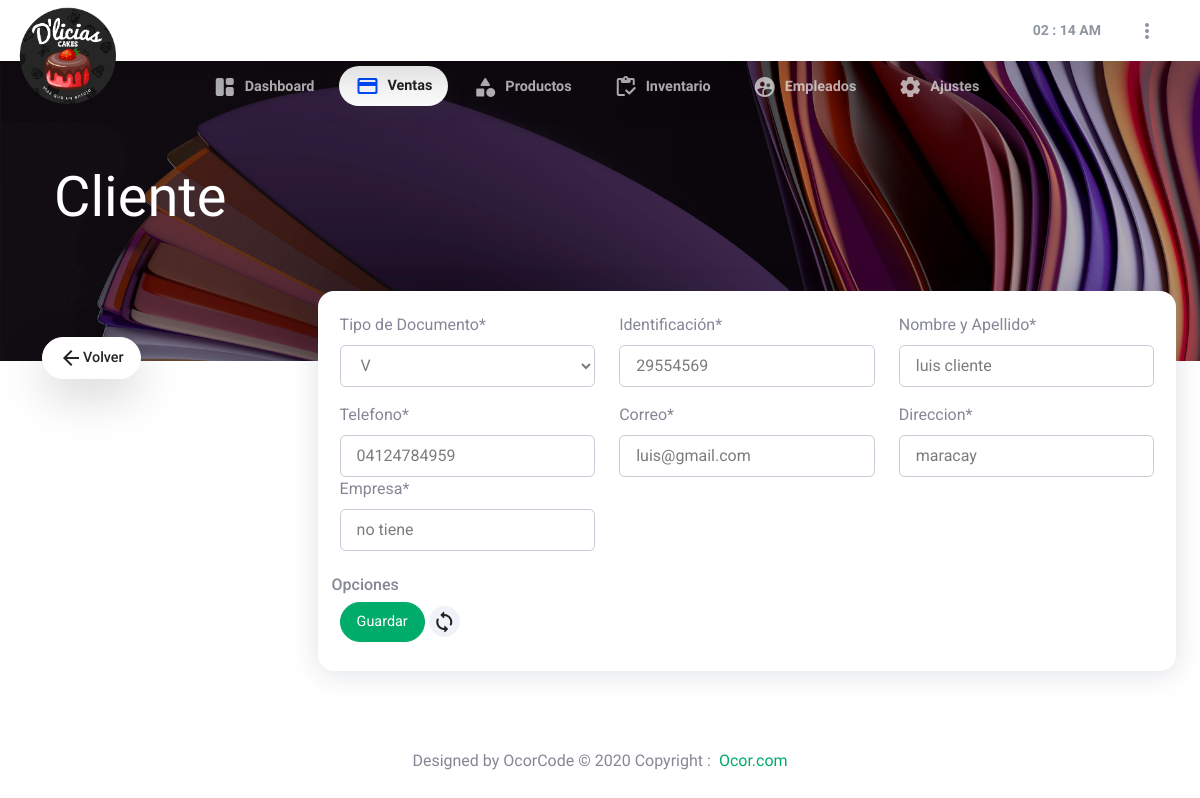
Screenshot of /views/Ventas/editar_cliente.php?id=3 (signed in) with the database file from the repository.
### tables this page shows
CREATE TABLE `cliente` (
  `id` int(11) NOT NULL,
  `tipo_documento` enum('Venezolano','Extranjero','Juridico','Pasaporte') NOT NULL,
  `identificacion` int(10) NOT NULL,
  `nombre` text NOT NULL,
  `telefono` varchar(20) NOT NULL,
  `correo` varchar(35) NOT NULL,
  `direccion` varchar(35) NOT NULL,
  `empresa` text NOT NULL,
  `borrado` char (1) DEFAULT 'N'
);

### controladores/clientes.php (called while the page is built, shortened)
<?php
require_once "auditoria.php";
 function buscarCliente(){
  global $db;
 $r = mysqli_query($db,"SELECT * FROM cliente WHERE id=$_REQUEST[id]");
    $temporal = mysqli_fetch_assoc($r);
  return $temporal;
}
 ?>

### views/ventas/editar_cliente.php (the view, shortened to what this page needs)
<?php
require_once "../../controladores/clientes.php";
$cliente = buscarCliente(); ?>
<!DOCTYPE html>
<html lang="en">
<head>
  <?php
  include ('../../php/head.php');
  ?>
</head>
<body onload="startTime()">
      <?php
      include ('../../php/navbar.php');
      include ('../../php/menu/menu_ventas.php');
      ?>
  <header class="page-header bg-img-cover overlay overlay-30" style="background-image: url(../../imagenes/fondo-Principal.jpg);">
  <div class="container" style="margin-top: 6rem;">
    <div class="row">
      <div class="col-lg-12">
        <h1 class="display-3 tct text-white">Cliente</h1>
      </div>
    </div>
  </div>
  </header>
  <div class="container">
            <div class="row" style="margin-top: -1.5rem; margin-bottom: 3rem;">
                <div class="dropdown no-caret">
                    <a class="btn btn-white rounded-pill shadow-lg"href="../ventas/index.php#seccion-2">
                    <i class="material-icons-outlined">arrow_back</i>
                    <div class="font-weight-500">Volver</div></a>
                </div>
            </div>
        </div>
  <section class="section-clientes">
    <div class="container-fluid">
      <div class="row justify-content-end">
      <div class="col-lg-9 mb-4 col-12">
          <div class="card o-visible mb-4 mt-4">
              <div class="card-body">
              <form  method="POST" name="form"  action="clientes_modificar.php" >
                  <div class="row">
                  <div class="col-lg-4 col-12">
                    <div class="form-group">
                      <label>Tipo de Documento*</label>
                      <select class="form-control select2" required="required" title="Seleccione la Nacionalidad" name="tipo_documento" style="width: 100%;">
                        <option value="Venezolano"  <?php if($cliente['tipo_documento'] == 'Venezolano' ) echo 'selected'; ?> >V</option>
                      </select>
                    </div>
                  </div>
                  <div class="col-lg-4 col-12" >
                    <label for="exampleInputEmail">Identificación*</label>
                    <input type="tel" onkeypress="var w = event.which == undefined? event.which : event.keyCode; return w>48 && w <57 && this.value.length<=7;" name="identificacion" class="form-control" title="Ingrese la Cedula" id="identificacion" required="required" value="<?= $cliente['identificacion']?>">
                    </div>
                  <div class="col-lg-4 col-12" >
                    <label><span>Nombre y Apellido*</span></label>
                    <input type="text" name="nombre" maxlength="20"  class="form-control" id="nombre" required="required" title="Ingrese Nombre y Apellido" value="<?= $cliente['nombre']?>">
                  </div>
                  <div class="col-lg-4 col-12">
                    <label><span>Telefono*</span></label>
                    <input type="tel" name="telefono"  onkeypress="var w = event.which == undefined? event.which : event.keyCode; return w>=48 && w <=57 && this.value.length<=10;" title="Ingrese el telefono" class="form-control" data-inputmask='"mask": "(999) 999-9999"' data-mask required="required" value="<?= $cliente['telefono']?>">
                  </div>
                  <div class="col-lg-4 col-12">
                    <label><span>Correo*</span></label>
                    <input type="email" name="correo" class="form-control" maxlength="50" title="Ingrese el Correo" required="required" value="<?= $cliente['correo']?>">
                  </div>
                  <div class="col-lg-4 col-12">
                    <label><span>Direccion*</span></label>
                    <input type="text" name="direccion" class="form-control" id="direccion" required="required" title="Ingrese la direccion" value="<?= $cliente['direccion']?>">
                  </div>
                  <div class="col-lg-4 col-12">
                    <label><span>Empresa*</span></label>
                    <input type="text" name="empresa" class="form-control" id="empresa" required="required" title="Ingrese su empresa" value="<?= $cliente['empresa']?>">
                  </div>
                </div>
                <div class="mt-4 d-flex" style="margin-left: -0.5rem;">
                    <h6 class="mb-0">Opciones</h6>
                </div>
                <div class="my-2">
                  <button type="submit" name="guardar" value="Cargar datos" class="btn btn-green rounded-pill lift-img"><i class="fa fa-send"></i> <span>Guardar</span></button>
                  <button type="reset" class="btn btn-light btn-icon btn-sm lift-X-r" href="#" ><span class="material-icons-round">sync</span></button>
                </div>
                </div>
              </div>
          </div>
        </div>
      </div>
  </section>
<?php
include ('../../php/footer.php');
?>
</body>
</html>

### css/estilos.css (style rules this page uses)
body { background-color: #0D0D0D }

### rows the page displays
cliente: tipo_documento "V", identificacion "29554569", nombre "luis cliente", telefono "04124784959", correo "luis@gmail.com", direccion "maracay", empresa "no tiene"
